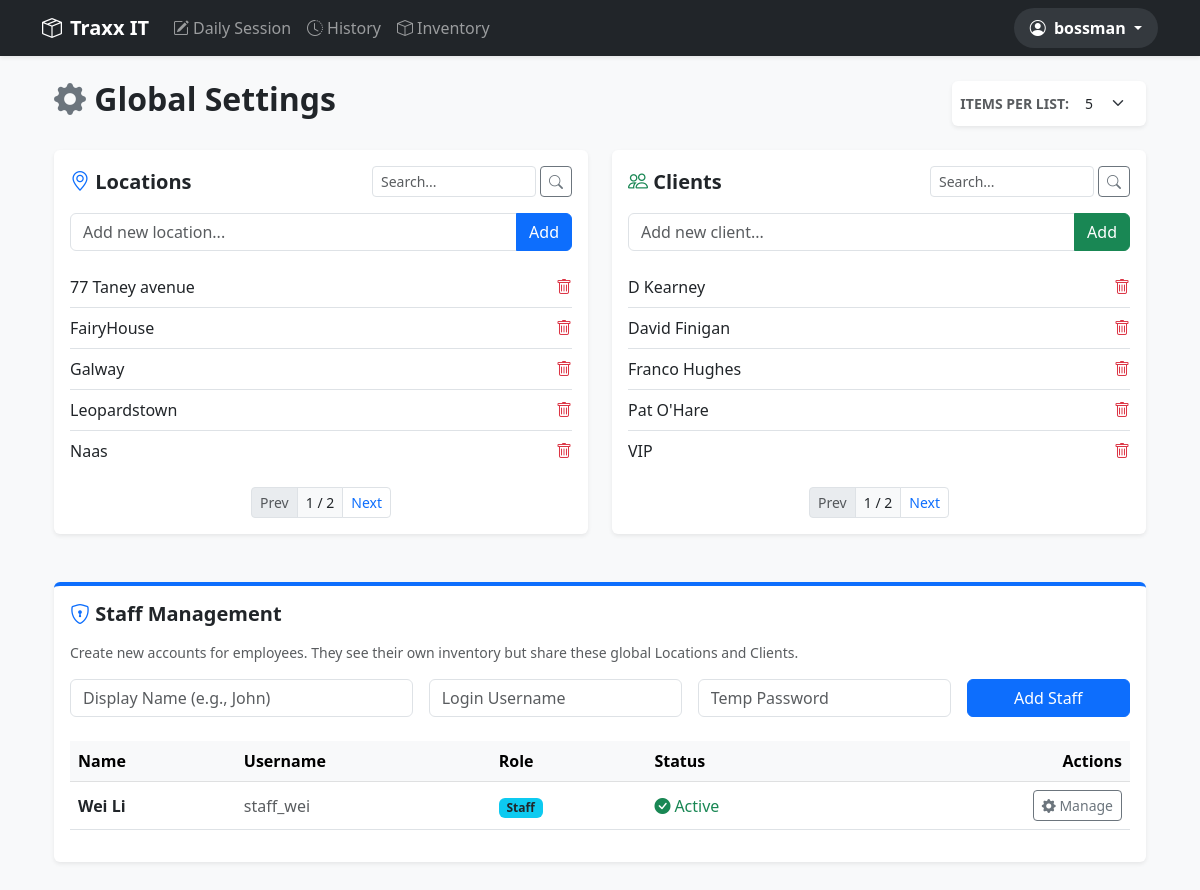
/settings (signed in), run on the app's committed database.
### models.py (models this page shows)
class User(db.Model):
    id = db.Column(db.Integer, primary_key=True)
    username = db.Column(db.String(80), unique=True, nullable=False)
    password = db.Column(db.String(120), nullable=False)
    role = db.Column(db.String(20), default='staff') # 'boss' or 'staff'
    display_name = db.Column(db.String(100), nullable=True)
    is_active = db.Column(db.Boolean, default=True)

class Place(db.Model):
    id = db.Column(db.Integer, primary_key=True)
    name = db.Column(db.String(100), nullable=False)
    is_active = db.Column(db.Boolean, default=True)

class Client(db.Model):
    id = db.Column(db.Integer, primary_key=True)
    name = db.Column(db.String(100), nullable=False)
    is_active = db.Column(db.Boolean, default=True)

### app.py (the view, shortened to what this page needs)
@app.route('/settings', methods=['GET', 'POST'])
def settings():
    if 'user_id' not in session: return redirect(url_for('login'))
    user = User.query.get(session['user_id'])
    page_p = request.args.get('page_p', 1, type=int)
    page_c = request.args.get('page_c', 1, type=int)
    per_page = request.args.get('per_page', 5, type=int)
    search_p = request.args.get('search_p', '').strip()
    search_c = request.args.get('search_c', '').strip()
    p_query = Place.query.filter_by(is_active=True)
    if search_p: p_query = p_query.filter(Place.name.ilike(f"%{search_p}%"))
    p_pag = p_query.order_by(Place.name).paginate(page=page_p, per_page=per_page)
    c_query = Client.query.filter_by(is_active=True)
    if search_c: c_query = c_query.filter(Client.name.ilike(f"%{search_c}%"))
    c_pag = c_query.order_by(Client.name).paginate(page=page_c, per_page=per_page)
    staff = User.query.filter_by(role='staff').all() if user.role == 'boss' else []
    return render_template('settings.html',
                           places_pagination=p_pag,
                           clients_pagination=c_pag,
                           search_p=search_p,
                           search_c=search_c,
                           staff_members=staff,
                           user=user,
                           per_page=per_page)

### app.py (called while the page is built)
@app.context_processor
def inject_user():
    if 'user_id' in session:
        user = User.query.get(session['user_id'])
        return dict(current_user=user)
    return dict(current_user=None)

### templates/settings.html (shortened to what this page needs)
{% extends "base.html" %}
{% block content %}
<div class="container mt-4 mb-5">
    <div class="d-flex justify-content-between align-items-center mb-4">
        <h2 class="fw-bold"><i class="bi bi-gear-fill text-secondary"></i> Global Settings</h2>
        <form method="GET" class="d-flex align-items-center bg-white p-2 rounded shadow-sm">
            <label class="me-2 small fw-bold text-muted text-uppercase">Items per list:</label>
            <select name="per_page" class="form-select form-select-sm w-auto border-0" onchange="this.form.submit()">
                <option value="5" {{ 'selected' if per_page == 5 }}>5</option>
            </select>
        </form>
    </div>
    <div class="row">
        <div class="col-md-6 mb-4">
            <div class="card shadow-sm border-0 h-100">
                <div class="card-body d-flex flex-column">
                    <div class="d-flex justify-content-between align-items-center mb-3">
                        <h5 class="fw-bold mb-0"><i class="bi bi-geo-alt text-primary"></i> Locations</h5>
                        <form method="GET" class="d-flex" style="max-width: 200px;">
                            <input type="text" name="search_p" class="form-control form-control-sm me-1" placeholder="Search..." value="{{ search_p }}">
                            <button type="submit" class="btn btn-sm btn-outline-secondary"><i class="bi bi-search"></i></button>
                        </form>
                    </div>
                    <form method="POST" class="mb-3">
                        <div class="input-group">
                            <input type="text" name="place_name" class="form-control" placeholder="Add new location..." required>
                            <button type="submit" name="add_place" class="btn btn-primary">Add</button>
                        </div>
                    </form>
                    <ul class="list-group list-group-flush mb-auto">
                        {% for p in places_pagination.items %}
                        <li class="list-group-item d-flex justify-content-between align-items-center px-0">
                            <span>{{ p.name }}</span>
                            <a href="{{ url_for('delete_entry', type='place', id=p.id) }}" class="text-danger" onclick="return confirm('Delete this location? History will be kept.')">
                                <i class="bi bi-trash"></i>
                            </a>
                        </li>
                        {% else %}
                        <li class="list-group-item text-center text-muted py-4">No locations added yet.</li>
                        {% endfor %}
                    </ul>
                    {% if places_pagination.pages > 1 %}
                    <nav class="mt-3">
                        <ul class="pagination pagination-sm justify-content-center mb-0">
                            <li class="page-item {{ 'disabled' if not places_pagination.has_prev }}">
                                <a class="page-link" href="{{ url_for('settings', page_p=places_pagination.prev_num, page_c=clients_pagination.page, per_page=per_page, search_p=search_p, search_c=search_c) }}">Prev</a>
                            </li>
                            <li class="page-item disabled"><span class="page-link bg-light text-dark">{{ places_pagination.page }} / {{ places_pagination.pages }}</span></li>
                            <li class="page-item {{ 'disabled' if not places_pagination.has_next }}">
                                <a class="page-link" href="{{ url_for('settings', page_p=places_pagination.next_num, page_c=clients_pagination.page, per_page=per_page, search_p=search_p, search_c=search_c) }}">Next</a>
                            </li>
                        </ul>
                    </nav>
                    {% endif %}
                </div>
            </div>
        </div>
        <div class="col-md-6 mb-4">
            <div class="card shadow-sm border-0 h-100">
                <div class="card-body d-flex flex-column">
                    <div class="d-flex justify-content-between align-items-center mb-3">
                        <h5 class="fw-bold mb-0"><i class="bi bi-people text-success"></i> Clients</h5>
                        <form method="GET" class="d-flex" style="max-width: 200px;">
                            <input type="text" name="search_c" class="form-control form-control-sm me-1" placeholder="Search..." value="{{ search_c }}">
                            <button type="submit" class="btn btn-sm btn-outline-secondary"><i class="bi bi-search"></i></button>
                        </form>
                    </div>
                    <form method="POST" class="mb-3">
                        <div class="input-group">
                            <input type="text" name="client_name" class="form-control" placeholder="Add new client..." required>
                            <button type="submit" name="add_client" class="btn btn-success text-white">Add</button>
                        </div>
                    </form>
                    <ul class="list-group list-group-flush mb-auto">
                        {% for c in clients_pagination.items %}
                        <li class="list-group-item d-flex justify-content-between align-items-center px-0">
                            <span>{{ c.name }}</span>
                            <a href="{{ url_for('delete_entry', type='client', id=c.id) }}" class="text-danger" onclick="return confirm('Delete this client? History will be kept.')">
                                <i class="bi bi-trash"></i>
                            </a>
                        </li>
                        {% else %}
                        <li class="list-group-item text-center text-muted py-4">No clients added yet.</li>
                        {% endfor %}
                    </ul>
                    {% if clients_pagination.pages > 1 %}
                    <nav class="mt-3">
                        <ul class="pagination pagination-sm justify-content-center mb-0">
                            <li class="page-item {{ 'disabled' if not clients_pagination.has_prev }}">
                                <a class="page-link" href="{{ url_for('settings', page_c=clients_pagination.prev_num, page_p=places_pagination.page, per_page=per_page, search_p=search_p, search_c=search_c) }}">Prev</a>
                            </li>
                            <li class="page-item disabled"><span class="page-link bg-light text-dark">{{ clients_pagination.page }} / {{ clients_pagination.pages }}</span></li>
                            <li class="page-item {{ 'disabled' if not clients_pagination.has_next }}">
                                <a class="page-link" href="{{ url_for('settings', page_c=clients_pagination.next_num, page_p=places_pagination.page, per_page=per_page, search_p=search_p, search_c=search_c) }}">Next</a>
                            </li>
                        </ul>
                    </nav>
                    {% endif %}
                </div>
            </div>
        </div>
    </div>
    {% if user.role == 'boss' %}
    <div class="row mt-4">
        <div class="col-12">
            <div class="card shadow-sm border-0 border-top border-primary border-4">
                <div class="card-body">
                    <h5 class="fw-bold mb-3"><i class="bi bi-shield-lock text-primary"></i> Staff Management</h5>
                    <p class="text-muted small">Create new accounts for employees. They see their own inventory but share these global Locations and Clients.</p>
                    <form method="POST" class="row g-3 mb-4">
                        <div class="col-md-4">
                            <input type="text" name="new_display_name" class="form-control" placeholder="Display Name (e.g., John)">
                        </div>
                        <div class="col-md-3">
                            <input type="text" name="new_username" class="form-control" placeholder="Login Username" required>
                        </div>
                        <div class="col-md-3">
                            <input type="password" name="new_password" class="form-control" placeholder="Temp Password" required>
                        </div>
                        <div class="col-md-2">
                            <button type="submit" name="create_account" class="btn btn-primary w-100">Add Staff</button>
                        </div>
                    </form>
                    <div class="table-responsive">
                        <table class="table table-hover align-middle">
                            <thead class="table-light">
                                <tr>
                                    <th>Name</th>
                                    <th>Username</th>
                                    <th>Role</th>
                                    <th>Status</th>
                                    <th class="text-end">Actions</th>
                                </tr>
                            </thead>
                            <tbody>
                                {% for staff in staff_members %}
                                <tr>
                                    <td class="fw-bold">{{ staff.display_name or '-' }}</td>
                                    <td class="text-muted">{{ staff.username }}</td>
                                    <td><span class="badge bg-info text-dark">{{ staff.role|capitalize }}</span></td>
                                    <td>
                                        {% if staff.is_active %}
                                            <span class="text-success"><i class="bi bi-check-circle-fill me-1"></i>Active</span>
                                        {% else %}
                                            <span class="text-danger"><i class="bi bi-x-circle-fill me-1"></i>Deactivated</span>
                                        {% endif %}
                                    </td>
                                    <td class="text-end">
                                        <button class="btn btn-sm btn-outline-secondary" data-bs-toggle="modal" data-bs-target="#staffModal{{ staff.id }}">
                                            <i class="bi bi-gear-fill"></i> Manage
                                        </button>
                                    </td>
                                </tr>
                                {% endfor %}
                            </tbody>
                        </table>
                    </div>
                </div>
            </div>
        </div>
    </div>
    {% endif %}
</div>
{% endblock %}

### templates/base.html (shortened to what this page needs)
<!DOCTYPE html>
<html lang="en">
<head>
    <link href="https://cdn.jsdelivr.net/npm/bootstrap@5.3.0/dist/css/bootstrap.min.css" rel="stylesheet">
    <link rel="stylesheet" href="https://cdn.jsdelivr.net/npm/bootstrap-icons@1.11.0/font/bootstrap-icons.css">
</head>
<body class="bg-light">
    <nav class="navbar navbar-expand-lg navbar-dark bg-dark shadow-sm mb-4">
        <div class="container">
            <a class="navbar-brand fw-bold" href="{{ url_for('index') }}">
                <i class="bi bi-box-seam me-2"></i>Traxx IT
            </a>
            <div class="collapse navbar-collapse" id="navbarNav">
                <ul class="navbar-nav me-auto">
                    <li class="nav-item">
                        <a class="nav-link" href="{{ url_for('record') }}">
                            <i class="bi bi-pencil-square me-1"></i>Daily Session
                        </a>
                    </li>
                    <li class="nav-item">
                        <a class="nav-link" href="{{ url_for('history') }}">
                            <i class="bi bi-clock-history me-1"></i>History
                        </a>
                    </li>
                    <li class="nav-item">
                        <a class="nav-link" href="{{ url_for('inventory') }}">
                            <i class="bi bi-box me-1"></i>Inventory
                        </a>
                    </li>
                </ul>
                <ul class="navbar-nav ms-auto align-items-center">
                    {% if current_user %}
                    <li class="nav-item dropdown">
                        <a class="nav-link dropdown-toggle fw-bold text-white px-3 py-2 rounded-pill bg-secondary bg-opacity-25"
                           href="#" id="userDropdown" role="button" data-bs-toggle="dropdown" aria-expanded="false">
                            <i class="bi bi-person-circle me-1"></i>
                            {{ current_user.display_name or current_user.username }}
                        </a>
                    </li>
                    {% else %}
                    <li class="nav-item">
                        <a class="nav-link" href="{{ url_for('login') }}">Login</a>
                    </li>
                    {% endif %}
                </ul>
            </div>
        </div>
    </nav>
    <div class="container">
        {% block content %}{% endblock %}
    </div>
</body>
</html>

### data on the page
User: display_name+username "bossman"
Place: name "77 Taney avenue"
Place: name "FairyHouse"
Place: name "Galway"
Place: name "Leopardstown"
Place: name "Naas"
Client: name "D Kearney"
Client: name "David Finigan"
Client: name "Franco Hughes"
Client: name "Pat O'Hare"
Client: name "VIP"
User: display_name "Wei Li", username "staff_wei", role "Staff", is_active True (drawn)

### other printed values
{{ places_pagination.page }} "1"
{{ places_pagination.pages }} "2"
{{ clients_pagination.page }} "1"
{{ clients_pagination.pages }} "2"
